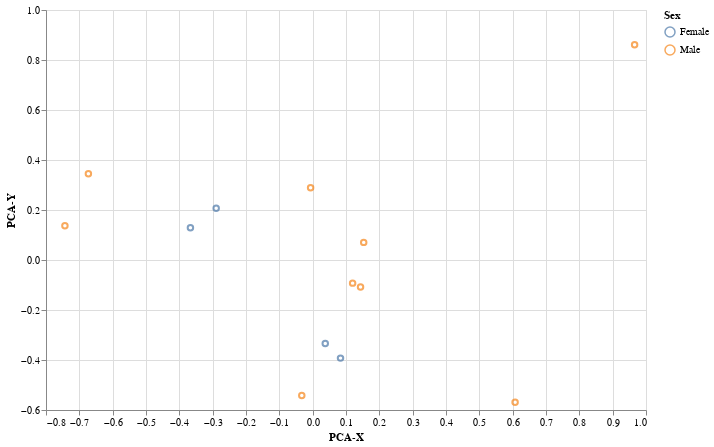

This figure's notebook cell:
### Code cell
import altair as alt
from sklearn.decomposition import PCA

pca = PCA(n_components=2)
_X = pca.fit_transform(X)
_X = pd.DataFrame({'PCA-X': _X[:, 0], 'PCA-Y': _X[:, 1], target: y})
alt.Chart(_X).mark_point().encode(x='PCA-X', y='PCA-Y', color=f'{target}:N').properties(width=600, height=400).interactive()

### Figure 1 — Vega-Lite specification as saved in the notebook (floating-point values rounded to 4 significant figures)
{"config": {"view": {"continuousWidth": 400, "continuousHeight": 300}}, "data": {"name": "data-75a1a93845a3b3c97cc0bc706f87ec25"}, "mark": "point", "encoding": {"color": {"type": "nominal", "field": "Sex"}, "x": {"type": "quantitative", "field": "PCA-X"}, "y": {"type": "quantitative", "field": "PCA-Y"}}, "height": 400, "selection": {"selector002": {"type": "interval", "bind": "scales", "encodings": ["x", "y"]}}, "width": 600, "$schema": "https://vega.github.io/schema/vega-lite/v4.8.1.json", "datasets": {"data-75a1a93845a3b3c97cc0bc706f87ec25": [{"PCA-X": -0.006192, "PCA-Y": 0.289, "Sex": "Male"}, {"PCA-X": -0.2894, "PCA-Y": 0.2066, "Sex": "Female"}, {"PCA-X": 0.1531, "PCA-Y": 0.07049, "Sex": "Male"}, {"PCA-X": 0.03778, "PCA-Y": -0.3339, "Sex": "Female"}, {"PCA-X": -0.3667, "PCA-Y": 0.1292, "Sex": "Female"}, {"PCA-X": 0.1436, "PCA-Y": -0.1083, "Sex": "Male"}, {"PCA-X": 0.1199, "PCA-Y": -0.09252, "Sex": "Male"}, {"PCA-X": -0.7433, "PCA-Y": 0.1369, "Sex": "Male"}, {"PCA-X": -0.03264, "PCA-Y": -0.5417, "Sex": "Male"}, {"PCA-X": -0.6728, "PCA-Y": 0.3447, "Sex": "Male"}, {"PCA-X": 0.08354, "PCA-Y": -0.3925, "Sex": "Female"}, {"PCA-X": 0.6073, "PCA-Y": -0.5694, "Sex": "Male"}, {"PCA-X": 0.9659, "PCA-Y": 0.8614, "Sex": "Male"}]}}
